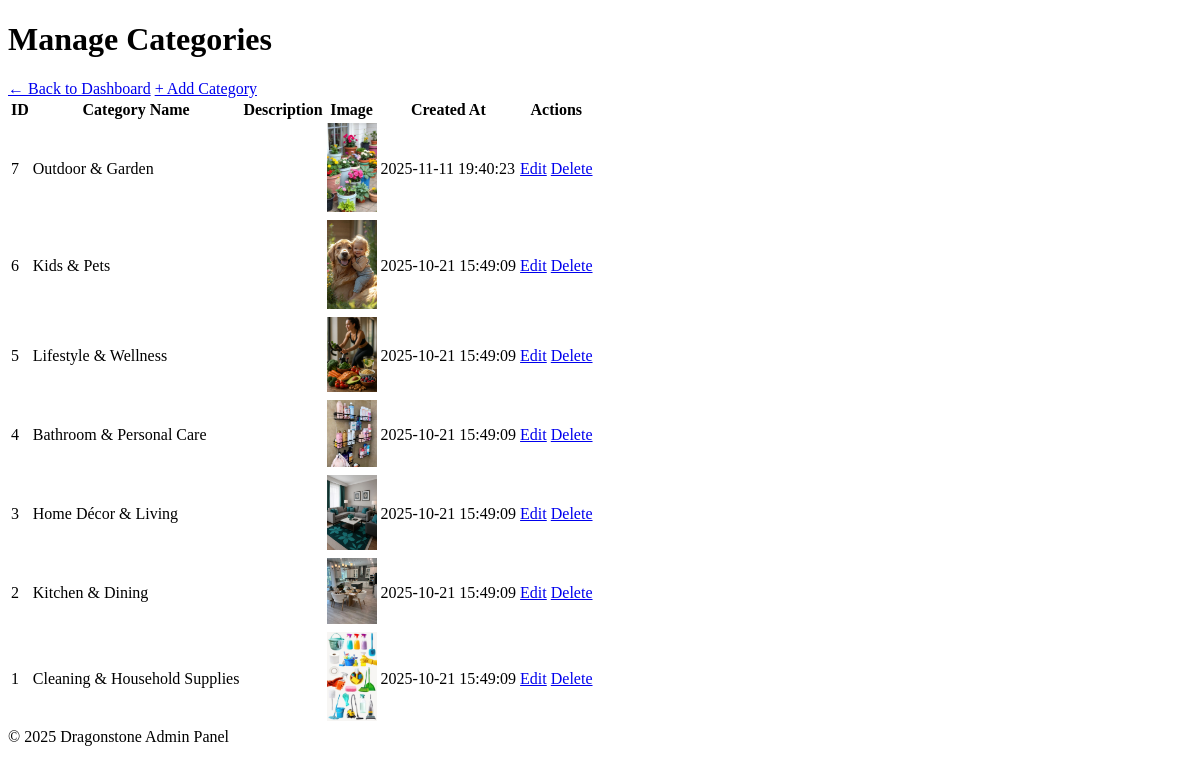
Page /manage-category.php (signed in) on the committed database.
### tables this page shows
CREATE TABLE `categories` (
  `id` int(11) NOT NULL,
  `name` varchar(100) NOT NULL,
  `image` varchar(255) DEFAULT NULL,
  `co2_saved_per_item` int(11) DEFAULT NULL,
  `created_at` timestamp NOT NULL DEFAULT current_timestamp()
);

### manage-category.php (the view, shortened to what this page needs)
<?php
require_once "../database/db_connect.php";
$result = $conn->query("SELECT * FROM categories ORDER BY id DESC");
?>
<!DOCTYPE html>
<html lang="en">
<head>
    <link rel="stylesheet" href="../assets/css/admin.css">
</head>
<body>
<header>
  <h1>Manage Categories</h1>
  <a href="index.php" class="btn-back">← Back to Dashboard</a>
  <a href="add-category.php" class="btn-add">+ Add Category</a>
</header>
<div class="container">
    <table>
        <thead>
            <tr>
                <th>ID</th>
                <th>Category Name</th>
                <th>Description</th>
                <th>Image</th>
                <th>Created At</th>
                <th>Actions</th>
            </tr>
        </thead>
        <tbody>
            <?php if ($result->num_rows > 0): ?>
                <?php while ($row = $result->fetch_assoc()): ?>
                    <tr>
                        <td><?= $row['id'] ?></td>
                        <td><?= htmlspecialchars($row['name']) ?></td>
                        <td><?= htmlspecialchars($row['description']) ?></td>
                        <td>
                            <?php if (!empty($row['image'])): ?>
                                <img src="../<?= htmlspecialchars($row['image']) ?>" alt="Category Image" width="50">
                            <?php else: ?>
                                <span>No image</span>
                            <?php endif; ?>
                        </td>
                        <td><?= $row['created_at'] ?></td>
                        <td>
                            <a href="edit-category.php?id=<?= $row['id'] ?>" class="btn-edit">Edit</a>
                            <a href="?delete=<?= $row['id'] ?>" class="btn-delete" onclick="return confirm('Are you sure you want to delete this category?');">Delete</a>
                        </td>
                    </tr>
                <?php endwhile; ?>
            <?php else: ?>
                <tr><td colspan="6" style="text-align:center;">No categories found.</td></tr>
            <?php endif; ?>
        </tbody>
    </table>
</div>
<footer>
  &copy; <?= date('Y') ?> Dragonstone Admin Panel
</footer>
</body>
</html>

### rows in the picture
categories: id "7", name "Outdoor & Garden", image (picture), created_at "2025-11-11 19:40:23"
categories: id "6", name "Kids & Pets", image (picture), created_at "2025-10-21 15:49:09"
categories: id "5", name "Lifestyle & Wellness", image (picture), created_at "2025-10-21 15:49:09"
categories: id "4", name "Bathroom & Personal Care", image (picture), created_at "2025-10-21 15:49:09"
categories: id "3", name "Home Décor & Living", image (picture), created_at "2025-10-21 15:49:09"
categories: id "2", name "Kitchen & Dining", image (picture), created_at "2025-10-21 15:49:09"
categories: id "1", name "Cleaning & Household Supplies", image (picture), created_at "2025-10-21 15:49:09"
